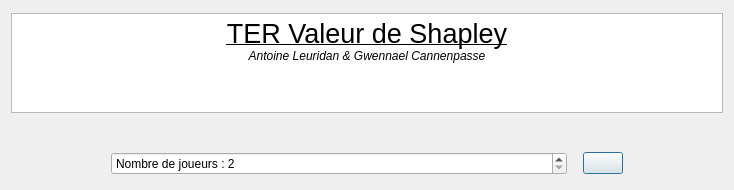
<?xml version="1.0" encoding="UTF-8"?>
<ui version="4.0">
 <class>MainWindow</class>
 <widget class="QDialog" name="MainWindow">
  <property name="geometry">
   <rect>
    <x>0</x>
    <y>0</y>
    <width>734</width>
    <height>190</height>
   </rect>
  </property>
  <property name="windowTitle">
   <string>Valeur de Sapley</string>
  </property>
  <property name="whatsThis">
   <string>&lt;html&gt;&lt;head/&gt;&lt;body&gt;&lt;p&gt;Bienvenue&lt;/p&gt;&lt;p&gt;Veuillez selectionner le nombre de joueur que vous voulez dans votre modelisation.&lt;/p&gt;&lt;p&gt;Attention plus ce nombre est élevé plus les calcules mettrons du temps.&lt;/p&gt;&lt;/body&gt;&lt;/html&gt;</string>
  </property>
  <layout class="QGridLayout" name="gridLayout">
   <item row="0" column="0">
    <widget class="QTextBrowser" name="textBrowser">
     <property name="sizePolicy">
      <sizepolicy hsizetype="Expanding" vsizetype="Expanding">
       <horstretch>0</horstretch>
       <verstretch>0</verstretch>
      </sizepolicy>
     </property>
     <property name="maximumSize">
      <size>
       <width>16777215</width>
       <height>100</height>
      </size>
     </property>
     <property name="html">
      <string>&lt;!DOCTYPE HTML PUBLIC &quot;-//W3C//DTD HTML 4.0//EN&quot; &quot;http://www.w3.org/TR/REC-html40/strict.dtd&quot;&gt;
&lt;html&gt;&lt;head&gt;&lt;meta name=&quot;qrichtext&quot; content=&quot;1&quot; /&gt;&lt;style type=&quot;text/css&quot;&gt;
p, li { white-space: pre-wrap; }
&lt;/style&gt;&lt;/head&gt;&lt;body style=&quot; font-family:'MS Shell Dlg 2'; font-size:7.8pt; font-weight:400; font-style:normal;&quot;&gt;
&lt;p align=&quot;center&quot; style=&quot; margin-top:0px; margin-bottom:0px; margin-left:0px; margin-right:0px; -qt-block-indent:0; text-indent:0px;&quot;&gt;&lt;span style=&quot; font-size:20pt; text-decoration: underline;&quot;&gt;TER Valeur de Shapley&lt;/span&gt;&lt;/p&gt;
&lt;p align=&quot;center&quot; style=&quot; margin-top:0px; margin-bottom:0px; margin-left:0px; margin-right:0px; -qt-block-indent:0; text-indent:0px;&quot;&gt;&lt;span style=&quot; font-size:9pt; font-style:italic;&quot;&gt;Antoine Leuridan &amp;amp; Gwennael Cannenpasse&lt;/span&gt;&lt;/p&gt;&lt;/body&gt;&lt;/html&gt;</string>
     </property>
    </widget>
   </item>
   <item row="1" column="0">
    <spacer name="verticalSpacer">
     <property name="orientation">
      <enum>Qt::Vertical</enum>
     </property>
     <property name="sizeType">
      <enum>QSizePolicy::Maximum</enum>
     </property>
     <property name="sizeHint" stdset="0">
      <size>
       <width>20</width>
       <height>31</height>
      </size>
     </property>
    </spacer>
   </item>
   <item row="2" column="0">
    <layout class="QHBoxLayout" name="horizontalLayout">
     <item>
      <spacer name="horizontalSpacer">
       <property name="orientation">
        <enum>Qt::Horizontal</enum>
       </property>
       <property name="sizeType">
        <enum>QSizePolicy::Maximum</enum>
       </property>
       <property name="sizeHint" stdset="0">
        <size>
         <width>100</width>
         <height>20</height>
        </size>
       </property>
      </spacer>
     </item>
     <item>
      <widget class="QSpinBox" name="NbrJoueur">
       <property name="prefix">
        <string>Nombre de joueurs : </string>
       </property>
       <property name="minimum">
        <number>2</number>
       </property>
       <property name="maximum">
        <number>10</number>
       </property>
      </widget>
     </item>
     <item>
      <spacer name="horizontalSpacer_3">
       <property name="orientation">
        <enum>Qt::Horizontal</enum>
       </property>
       <property name="sizeType">
        <enum>QSizePolicy::Maximum</enum>
       </property>
       <property name="sizeHint" stdset="0">
        <size>
         <width>10</width>
         <height>20</height>
        </size>
       </property>
      </spacer>
     </item>
     <item>
      <widget class="QPushButton" name="pushButton">
       <property name="sizePolicy">
        <sizepolicy hsizetype="Maximum" vsizetype="Fixed">
         <horstretch>0</horstretch>
         <verstretch>0</verstretch>
        </sizepolicy>
       </property>
       <property name="text">
        <string/>
       </property>
       <property name="icon">
        <iconset>
         <normaloff>../../kisspng-check-mark-computer-icons-clip-art-green-check-circle-5b3fb28f1d4989.40099924153090113512.jpg</normaloff>../../kisspng-check-mark-computer-icons-clip-art-green-check-circle-5b3fb28f1d4989.40099924153090113512.jpg</iconset>
       </property>
      </widget>
     </item>
     <item>
      <spacer name="horizontalSpacer_2">
       <property name="orientation">
        <enum>Qt::Horizontal</enum>
       </property>
       <property name="sizeType">
        <enum>QSizePolicy::Maximum</enum>
       </property>
       <property name="sizeHint" stdset="0">
        <size>
         <width>100</width>
         <height>20</height>
        </size>
       </property>
      </spacer>
     </item>
    </layout>
   </item>
  </layout>
 </widget>
 <resources/>
 <connections/>
</ui>
